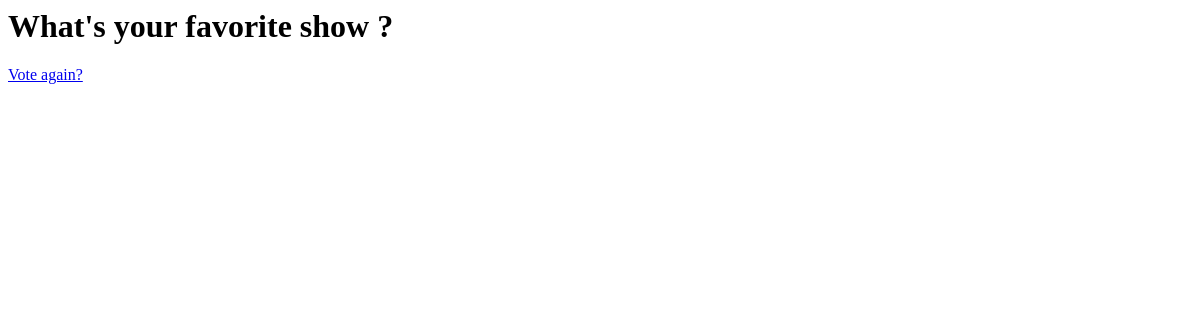
Before: /polls/5/results with the older database file.
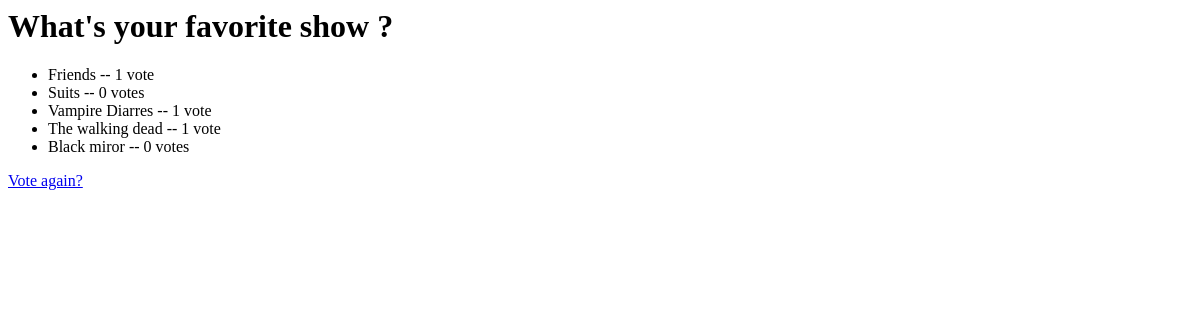
After: the same page with the newer database file.
### polls/models.py (models this page shows, shortened)
class Question(models.Model):
    question_text = models.CharField(max_length=200)
    pub_date = models.DateTimeField("Date Published")

class Choice(models.Model):
    question = models.ForeignKey(Question,on_delete=models.CASCADE)
    choice_text = models.CharField(max_length=200)
    votes = models.IntegerField(default=0)

### polls/views.py (the view)
# urls.py: path("<int:question_id>/results",views.results,name="results"),
def results(request, question_id):
    question = get_object_or_404(Question,pk=question_id)
    return render(request,"polls/results.html", {"question":question})

### polls/templates/polls/results.html
<h1>{{question.question_text}}</h1>
<ul>
    {% for choice in question.choice_set.all %}
        <li>{{ choice.choice_text }} -- {{ choice.votes }} vote{{ choice.votes|pluralize }}</li>
    {% endfor %}
    </ul>
    <a href="{% url 'polls:details' question.id %}">Vote again?</a>

Changed rows visible on the page:
added Choice: choice_text "Friends", votes "1"
added Choice: choice_text "Suits", votes "0"
added Choice: choice_text "Vampire Diarres", votes "1"
added Choice: choice_text "The walking dead", votes "1"
added Choice: choice_text "Black miror", votes "0"
